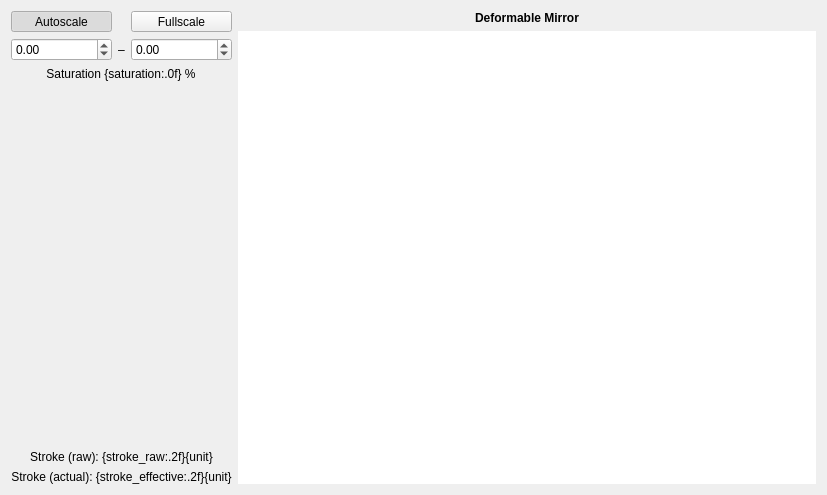
<?xml version="1.0" encoding="UTF-8"?>
<ui version="4.0">
 <class>DMWidget</class>
 <widget class="QWidget" name="DMWidget">
  <property name="geometry">
   <rect>
    <x>0</x>
    <y>0</y>
    <width>827</width>
    <height>495</height>
   </rect>
  </property>
  <property name="windowTitle">
   <string>Deformable Mirror - KalAO</string>
  </property>
  <layout class="QGridLayout" name="gridLayout" columnstretch="0,1">
   <item row="0" column="1">
    <widget class="QLabel" name="title_label">
     <property name="font">
      <font>
       <bold>true</bold>
      </font>
     </property>
     <property name="text">
      <string>Deformable Mirror</string>
     </property>
     <property name="alignment">
      <set>Qt::AlignmentFlag::AlignCenter</set>
     </property>
    </widget>
   </item>
   <item row="0" column="0" rowspan="2">
    <layout class="QVBoxLayout" name="side_layout">
     <item>
      <layout class="QGridLayout" name="scale_layout" columnstretch="1,0,1">
       <item row="2" column="0" colspan="3" alignment="Qt::AlignmentFlag::AlignHCenter|Qt::AlignmentFlag::AlignVCenter">
        <widget class="KLabel" name="saturation_label">
         <property name="text">
          <string>Saturation {saturation:.0f} %</string>
         </property>
         <property name="alignment">
          <set>Qt::AlignmentFlag::AlignCenter</set>
         </property>
        </widget>
       </item>
       <item row="1" column="0">
        <widget class="KScaledDoubleSpinbox" name="min_spinbox">
         <property name="keyboardTracking">
          <bool>false</bool>
         </property>
         <property name="decimals">
          <number>2</number>
         </property>
         <property name="minimum">
          <double>-99.000000000000000</double>
         </property>
         <property name="maximum">
          <double>99.000000000000000</double>
         </property>
         <property name="singleStep">
          <double>0.100000000000000</double>
         </property>
        </widget>
       </item>
       <item row="1" column="2" alignment="Qt::AlignmentFlag::AlignVCenter">
        <widget class="KScaledDoubleSpinbox" name="max_spinbox">
         <property name="keyboardTracking">
          <bool>false</bool>
         </property>
         <property name="decimals">
          <number>2</number>
         </property>
         <property name="minimum">
          <double>-99.000000000000000</double>
         </property>
         <property name="maximum">
          <double>99.000000000000000</double>
         </property>
         <property name="singleStep">
          <double>0.100000000000000</double>
         </property>
        </widget>
       </item>
       <item row="1" column="1">
        <widget class="QLabel" name="minmax_label">
         <property name="text">
          <string>–</string>
         </property>
        </widget>
       </item>
       <item row="0" column="2">
        <widget class="QToolButton" name="fullscale_button">
         <property name="sizePolicy">
          <sizepolicy hsizetype="Minimum" vsizetype="Fixed">
           <horstretch>0</horstretch>
           <verstretch>0</verstretch>
          </sizepolicy>
         </property>
         <property name="text">
          <string>Fullscale</string>
         </property>
         <property name="checkable">
          <bool>true</bool>
         </property>
        </widget>
       </item>
       <item row="0" column="0">
        <widget class="QToolButton" name="autoscale_button">
         <property name="sizePolicy">
          <sizepolicy hsizetype="Minimum" vsizetype="Fixed">
           <horstretch>0</horstretch>
           <verstretch>0</verstretch>
          </sizepolicy>
         </property>
         <property name="text">
          <string>Autoscale</string>
         </property>
         <property name="checkable">
          <bool>true</bool>
         </property>
         <property name="checked">
          <bool>true</bool>
         </property>
        </widget>
       </item>
      </layout>
     </item>
     <item>
      <spacer name="verticalSpacer">
       <property name="orientation">
        <enum>Qt::Orientation::Vertical</enum>
       </property>
       <property name="sizeHint" stdset="0">
        <size>
         <width>20</width>
         <height>40</height>
        </size>
       </property>
      </spacer>
     </item>
     <item>
      <widget class="KLabel" name="stroke_raw_label">
       <property name="text">
        <string>Stroke (raw): {stroke_raw:.2f}{unit}</string>
       </property>
       <property name="alignment">
        <set>Qt::AlignmentFlag::AlignCenter</set>
       </property>
      </widget>
     </item>
     <item>
      <widget class="KLabel" name="stroke_effective_label">
       <property name="text">
        <string>Stroke (actual): {stroke_effective:.2f}{unit}</string>
       </property>
       <property name="alignment">
        <set>Qt::AlignmentFlag::AlignCenter</set>
       </property>
      </widget>
     </item>
    </layout>
   </item>
   <item row="1" column="1">
    <widget class="KImageViewer" name="dm_view">
     <property name="enabled">
      <bool>true</bool>
     </property>
     <property name="frameShape">
      <enum>QFrame::Shape::NoFrame</enum>
     </property>
     <property name="verticalScrollBarPolicy">
      <enum>Qt::ScrollBarPolicy::ScrollBarAlwaysOff</enum>
     </property>
     <property name="horizontalScrollBarPolicy">
      <enum>Qt::ScrollBarPolicy::ScrollBarAlwaysOff</enum>
     </property>
     <property name="sizeAdjustPolicy">
      <enum>QAbstractScrollArea::SizeAdjustPolicy::AdjustToContents</enum>
     </property>
    </widget>
   </item>
  </layout>
 </widget>
 <customwidgets>
  <customwidget>
   <class>KLabel</class>
   <extends>QLabel</extends>
   <header>kalao.guis.utils.widgets</header>
  </customwidget>
  <customwidget>
   <class>KImageViewer</class>
   <extends>QGraphicsView</extends>
   <header>kalao.guis.utils.widgets</header>
  </customwidget>
  <customwidget>
   <class>KScaledDoubleSpinbox</class>
   <extends>QDoubleSpinBox</extends>
   <header>kalao.guis.utils.widgets</header>
  </customwidget>
 </customwidgets>
 <resources/>
 <connections/>
</ui>
